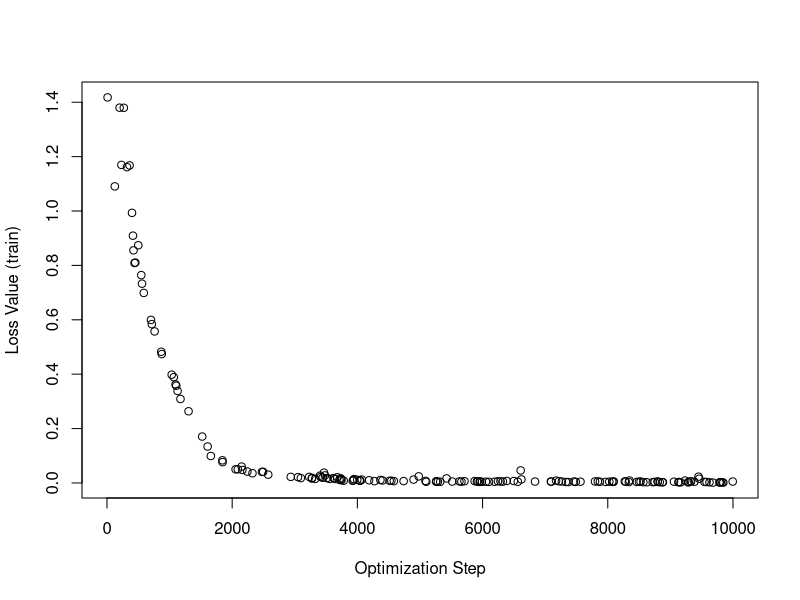

Reproduce this figure in R.
# Anya Gray s1934439, Emily Happy s2553022, Alice Lasocki s2570813
# Classification neural network, trained using stochastic gradient descent



# FUNCTION INPUT: d, a vector giving the number of nodes in each layer of the 
#                 network
# FUNCTION OUTPUT: nn = a list representing the network, containing:
#                   - h : a list of node vectors for each layer
#                   - W : a list of weight matrices, initialized with U(0,0.2)
#                     random deviates
#                   - b : a list of offset vectors, initialized with U(0,0.2)
#                     random deviates
# DESCRIPTION: This function sets up the network list by creating lists of nodes,
#              weights, and offset vectors. The weight matrices and offset vectors
#              link layer l to layer l+1
netup <- function(d) {
  h <- list()
  W <- list()
  b <- list()
  
  # each layer of the network contains d[l] nodes
  for (l in 1:length(d)){
    h[[l]] <- rep(1, d[l])
  }
  
  # the matrix W[[l]] has dimension (d[l+1] x d[l]), 
  # the vector b[[l]] has length d[l+1]
  for (l in 1:(length(d)-1)){
    W[[l]] <- matrix(runif(d[l+1]*d[l], min=0, max=0.2), nrow=d[l+1], ncol=d[l])
    b[[l]] <- runif(d[l+1], min=0, max=0.2)
  }
  
  list(h=h, W=W, b=b)
}


# FUNCTION INPUT: nn = a network list as returned by 'netup'
#                 inp = a vector of input values for the first layer
# FUNCTION OUTPUT: nn = a list representing the network, with updated values
#                  for the nodes calculated from 'inp' 
# DESCRIPTION: This function takes a vector of input values and updates the rest
#              of the nodes using the weight and bias vectors. 
forward <- function(nn, inp) {
  # for ease of notation
  h <- nn$h ; W <- nn$W ; b <- nn$b
  
  # the first layer of the network is given by the input vector 'inp'
  h[[1]] <- inp
  
  # the other layers are calculated using the W matrices and b vectors so that
  # h[[l+1]][j] = max(0, W[[l]][j,]%*%h[[l]] + b[[l]][j]) 
  for (l in 1:(length(h)-1)){
    h[[l+1]] <- W[[l]] %*% h[[l]] + b[[l]]
    h[[l+1]][h[[l+1]] < 0] <- 0 # elements that are negative are replaced by 0
  }
  
  list(h=h, W=W, b=b)
}


# FUNCTION INPUT: nn = a network list as returned by forward
#                 k = an integer representing the output class for a datum
# FUNCTION OUTPUT: a list representing the updated network, containing:
#                   - h, W, b as before outputted from function netup
#                   - dh, dW, db : derivatives of the loss function wrt the 
#                                 nodes, weights and biases respectively.
#                                 These have the same dimension as the network.
# DESCRIPTION: This function calculates the updates for the parameters of nn by  
#              computing the derivative of the loss for class k w.r.t. the last 
#              layer of nodes, then computes the rest of the derivatives w.r.t
#              the rest of the nodes, the weight matrices, and the bias vectors.
#              The nn list is updated to include the derivatives to be used  
#              when running the 'train' function. 

#computes the derivatives of the loss for the class 
#              k with respect to the nodes, weights, and biases
backward <- function(nn, k) {
  # for ease of notation
  h <- nn$h ; W <- nn$W
  
  # initialise some elements
  dh <- db <- dW <- list()
  
  # total number of layers in the network
  L <- length(h)
  
  # compute dh for the last layer: stored in dh[[L]]
  exp_L <- exp(h[[L]])
  sum_L <- sum(exp_L)
  dh[[L]] <- exp_L/sum_L
  dh[[L]][k] <- dh[[L]][k] - 1  # subtract 1 from node j when j = k
  
  ## BACK PROPAGATION
  # for layers l < L, work backwards from the last layer to the first
  for (l in (L-1):1){
    d <- dh[[l+1]] # d is d_(l+1)
    d[h[[l+1]] <= 0] <- 0  # set d=0 where h is <=0
    dh[[l]] <- t(W[[l]])%*%d
    
    db[[l]] <- d
    dW[[l]] <- d%*%t(h[[l]])
  }
  
  list(h=h, W=W, b=nn$b, dh=dh, dW=dW, db=db)
}


# FUNCTION INPUT: nn = the network as returned by 'netup',
#                 inp = a matrix whose rows are different input data vectors,
#                 k = vector whose entries correspond to the class of inp's rows,
#                 eta = step size to take when updating parameters,
#                 mb = number of data to randomly sample for each step,
#                 nstep = number of training iterations,
# FUNCTION OUTPUT: nn = a list representing the trained neural network
# DESCRIPTION: This function takes a random sample of data, runs it through the
#              network by calling 'forward', 'backward', then updates the weight 
#              matrices and bias vectors for each datum in the sample. Then 
#              the loss is calculated for the step and the process is repeated
#              nstep times. 
train <- function(nn, inp, k, eta=0.01, mb=1, nstep=10000){
  
  n <- nrow(inp)
  
  # vector to hold loss at each optimization step
  loss_vec <- rep(0, nstep)
  
  for (t in 1:nstep){
    
    # sampling mb random rows (input vectors) from the inp matrix
    indices <- sample(1:n, mb, replace=FALSE)
    loss_i <- rep(0,mb)
    
    for (i in indices){
      x <- inp[i,]     # input vector for forward pass
      
      # for each input row, propagate through forwards and backwards 'nstep' times
      nn <- forward(nn,x)
      nn <- backward(nn,k[i])
      W <- nn$W ; b <- nn$b ; dW <- nn$dW ; db <- nn$db
      
      # update parameter values for this optimization step 
      for (l in 1:(length(nn$h)-1)){
        W[[l]] <- W[[l]] - eta*dW[[l]]
        b[[l]] <- b[[l]] - eta*db[[l]]
      }
      nn$W <- W ; nn$b <- b
      
      # calculate the negative for this class
      loss_i[i] <- loss(nn, k[i])
    }
    # loss for each timestep is the sum of the log
    loss_vec[t] <- sum(loss_i)/mb
  }
  # plot the value of the loss for each optimization step
  plot(1:nstep, loss_vec, xlab='Optimization Step', ylab="Loss Value (train)")
  
  nn  # return the trained network
}

# FUNCTION INPUT: nn = the updated neural network,
#                 k = the class of the data point
# FUNCTION OUTPUT: loss = the negative log likelihood of the predicted class
# DESCRIPTION: This function calculates the negative log likelihood using the 
#              probability that the predicted class is k. 
loss <- function(nn,k){
  L <- length(nn$h)           # the total number of layers in the network
  
  exp_L <- exp(nn$h[[L]])     # same calculation for dh in 'train'
  sum_L <- sum(exp_L)
  
  predicted <- exp_L/sum_L    # probability of the output class being k
  loss <- -log(predicted[k])  # negative log likelihood
  
  loss                        # return the negative log likelihood
}


# ---------------------------------------------------------------------------
### "Train a 4-8-7-3 network to classify irises to species based on the 4
### characteristics given in the iris data set"

# load the 'iris' data set
data(iris)

# separate it into training and test data
iris_rows <- 1:nrow(iris)
test_indices <- iris_rows[iris_rows%%5 == 0] # multiples of 5
training_indices <- iris_rows[!(iris_rows%%5 == 0)] # other indices

test_iris <- as.matrix(iris[test_indices,-5]) # rows of iris dataset to test with 
training_iris <- as.matrix(iris[training_indices,-5])          # " to train with

# removing the row and column names from the dataset so we've just got the 
# numerical data to work with
rownames(training_iris)<- NULL ; colnames(training_iris)<- NULL
rownames(test_iris)<- NULL ; colnames(test_iris)<- NULL

# create vector k
training_k <- match(iris$Species, c('setosa', 'versicolor', 'virginica'))[training_indices]
test_k <- match(iris$Species, c('setosa', 'versicolor', 'virginica'))[test_indices]

# set up and train a network on training data
d <- c(4,8,7,3) # set network architecture
nn <- netup(d)  # initialize weights and biases
trained_nn <- train(nn, training_iris, training_k) # train the network


# ---------------------------------------------------------------------------
### "After training write code to classify the test data to species according to
### the class predicted as most probable for each iris in the test set, and 
### compute the misclassification rate"

# code to classify the test data

# FUNCTION INPUT: nn = trained network,
#                 testset = data from iris the network has not seen yet,
#                 test_k = k vector containing classes corresponding to the testset 
# FUNCTION OUTPUT: misclassification: the proportion of misclassified data
# DESCRIPTION: This function runs the test data through the trained network using
#              one forward pass and records the classification that the model 
#              predicts. Then it compares the prediction to the true class. 
predict_test <- function(nn, testset, test_k){
  n <- nrow(testset)
  correct <- 0
  
  for (i in 1:n){
    inp <- testset[i,]
    k <- test_k[i]
    result <- forward(nn, inp)
    h <- result$h
    L <- length(h)
    
    predicted_class <- which.max(h[[L]])
    if (predicted_class == k){
      correct <- correct + 1
    }
    cat('correct class:', k, '\n')
    cat('predicted class:', predicted_class, '\n\n')
  }
  # inverse of the proportion of correctly predicted classes
  misclassification <- 1 - correct/n
  
  misclassification 
}

# pre training
predict_test(nn, test_iris, test_k)

# post training
predict_test(trained_nn, test_iris, test_k)


##############
# finite differencing testing
input <- training_iris[1,]
eps <- 10^-7
nn_eps <- nn
nn_eps$W[[1]] <- nn_eps$W[[1]] + eps
eps_result <- forward(nn_eps, input)
dW_backwards <- backward(nn, training_k[1])$dW[[1]]


dW_eps <- (loss(eps_result, training_k[1])-loss(nn, training_k[1]))/eps



